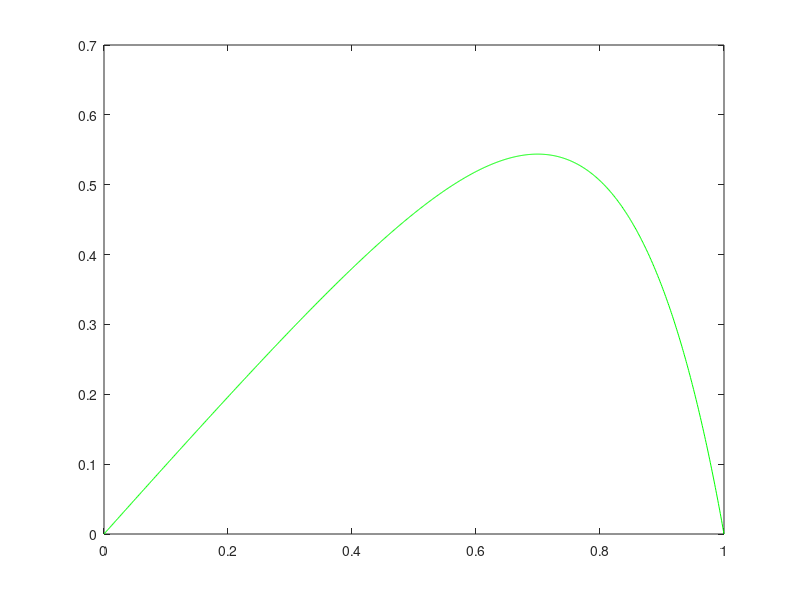

Source code (MATLAB): (Note: this script raises an error after producing the figure.)
clear all
clf %ose all
clc

% number of internal nodes in element
N = 2;

% Reynolds number
a = 5;

% Main grid
X = [ 0 0.5 0.75 1 2 ];

% number of elements
M = length(X)-1;

%%%%%%%%%%%%%%%%%%%%%%%%%%%%%%%%%%%%%%%%%%%%%%%%%%%%%%%%%%%%%%%%%%%%%%%%%%%
% exact

nn = 1000;

% Interval [0,1]
xx = linspace(0,1,nn);
phi_ex = xx.*(1-exp(a*xx)/exp(a));

plot(xx,phi_ex,'g')
hold on

%%%%%%%%% Topology %%%%%%%%%%%%%%%% In this case (1D case) %%%%%%%%%%%%%%%%

D = spdiags([-ones(M*(N+1),1) ones(M*(N+1),1)],[-1 0],M*(N+1)+1,M*(N+1));

D = D(2:end-1,:);

%%%%%%%%% Grid & integration weights %%%%%%%%%%%%%%%%%%%%%%%%%%%%%%%%%%%%%%

[xiGLL,wGLL]=GLLnodes(N);

xGLL = [];
f    = [];
for m=1:M

    xGLLe = X(m)+(xiGLL+1)/2*(X(m+1)-X(m));
    xGLL  = [ xGLL(1:end-1) xGLLe ]; 
    
end

%%%%%%% Transformation Matrices %%%%%%%%%%%%%%%%%%%%%%%%%%%%%%%%%%%%%%%%%%%
% Equalisized elements, so uniform transformation matrix

Qgll = zeros(M*(N+1),1);
for m=1:M
    Qgll((m-1)*(N+1)+(1:N+1)) = (xGLL(end)-xGLL(1))/2*(X(m+1)-X(m))*ones(N+1,1);
end
Qgll = spdiags(Qgll,0,M*(N+1),M*(N+1));

%%%%%%%%%% Interpolation matrices %%%%%%%%%%%%%%%%%%%%%%%%%%%%%%%%%%%%%%%%%

[h,e] = MimeticpolyVal(xiGLL,N,1);

Igllg = zeros(M*(N+1)-1,M*(N+1)-1);
Iegeg(1:N+1,1:N+2) = ew_w;
Igllg(1:N,1:N) = e_w;
for m=2:M
    Iegeg((m-1)*(N+1)+(1:N+1),(m-1)*(N+1)+(1:N+2)) = ew_w;

    Igllg((m-1)*(N+1)+(1:N),(m-1)*(N+1)+(1:N)) = e_w;
end
Iegeg = Iegeg(:,2:M*(N+1));

%%%%%%% Weight Matrices %%%%%%%%%%%%%%%%%%%%%%%%%%%%%%%%%%%%%%%%%%%%%%%%%%%

Wgll = spdiags(kron(ones(M,1),wGLL'),0,M*(N+1),M*(N+1));

%%%%%%%%%%%%%%%%%%%%%%%%%%%%%%%%%%%%%%%%%%%%%%%%%%%%%%%%%%%%%%%%%%%%%%%%%%%

A11 = -Wgll*Qgll;

% A12 = ;



% Adding multi-element boundary values for internal domain
if M>1
A12(N+1,N+1) = -1;
for m=2:M-1
    A12((m-1)*(N+1)+1,(m-1)*(N+1)) = +1;
    A12(m*(N+1),m*(N+1))           = -1;
end
A12((M-1)*(N+1)+1,(M-1)*(N+1)) = +1;
end

A21 = D; % alleen diffusion


A = [ A11   A12
            A12'   Re*Wg'*Iegeg'*G ];
 
B = [            b_bc
      -Re*Wg'*Iegeg'*b_bc ];

qphiin = A\B;

%%%%%%%%% Post-processen %%%%%%%%%%%%%%%%%%%%%%%%%%%%%%%%%%%%%%%%%%%%%%%%%%

phi = [ phi0 ; qphiin((M*(N+1)+1):end) ; phiend ];

nn = 1000;

xixi = linspace(-1,1,nn);

hhw = LagrangeVal(xixi,N,3);

if I==1 || I==2
    xx = linspace(xGLL(1),xGLL(end),M*(nn-1)+1);
elseif I==3
    xx = [];
    for m=1:M
        xx = [xx(1:end-1) linspace(X(m),X(m+1),nn)];
    end
end

pphi = [];
for m=1:M
    pphi = [pphi(1:end-1) phi((m-1)*(N+1)+1:m*(N+1)+1)'*hhw];
end

phi_ex = (exp(Re*xx)-exp(Re))/(1-exp(Re));

plot(xx,phi_ex,'--r')
hold on
plot(xx,pphi,'b-',xEG,phi,'bo','markerface','b')
legend('exact','approx','location','northwest')